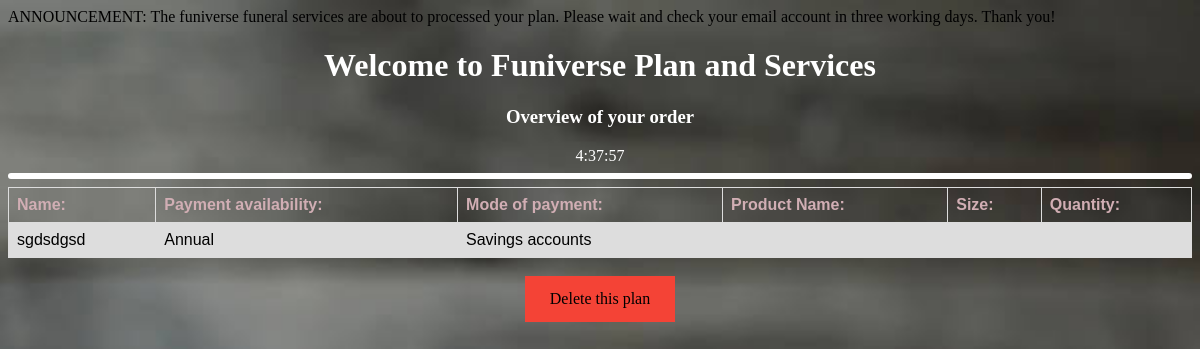
Page /isip on the earlier database version.
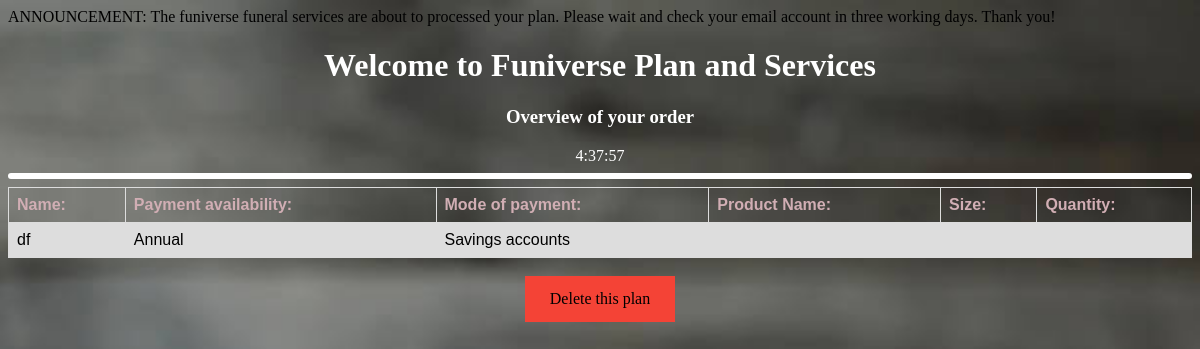
Same page on the later database version.
### ctlist/models.py (models this page shows, shortened)
class Bagahe(models.Model):
	Name = models.CharField(max_length=50)
	Email = models.CharField(max_length=50)
	Address2 = models.CharField(max_length=50)
	zipp = models.CharField(max_length=50)
	Number2 = models.CharField(max_length=50)
	Sex = models.CharField(max_length=50)
	Bayad = (
    ('Annual', 'Annual'),
    ('Semi-Annual', 'Semi-Annual'),
    ('Quarterly', 'Quarterly'),
    ('Monthly', 'Monthly')
    	)
	payment = models.CharField(max_length=50, choices=Bayad, default='pay1')
	atms = (
    ('Savings accounts', 'Savings accounts'),
    ('Checking accounts', 'Checking accounts'),
    ('Salary account', 'Salary account'),
    ('Walk-in', 'Walk in')
   		)
	atm = models.CharField(max_length=50, choices=atms, default='card1')
	mode = models.CharField(max_length=50, default='none')
	cvv = models.CharField(max_length=50)
	card = models.CharField(max_length=50, null=True)
	months = (
    ('January', 'January'),
    ('February', 'February'),
    ('March', 'March'),
    ('April', 'April'),
    ('May', 'May'),
    ('June', 'June'),
    ('July', 'July'),
    ('August', 'August'),
    ('September', 'September'),
    ('October', 'October'),
    ('November', 'November'),
    ('December', 'December')
    )
	Month = models.CharField(max_length=50, choices=months, default='month1')
	years = (
    ('2021', '2021'),
    ('2022', '2022'),
    ('2023', '2023'),
    ('2024', '2024'),
    ('2025', '2025')
    )
	Year = models.CharField(max_length=50, choices=years, default='year1')

### ctlist/views.py (the view)
# urls.py: path('isip', views.Bura, name="isip"),
def Bura(request):
	Gantang = Bagahe.objects.last
	return render(request, 'eighth.html', {
		'Gantang': Gantang,
		}
	)

### ctlist/templates/eighth.html (shortened to what this page needs)
{% load static %}
<html>
<head>
  <body>
</body>
</head>
<marquee style="font-family:Book Antiqua; color: black" bgcolor="gray" scrolldelay="5">ANNOUNCEMENT: The funiverse funeral services are about to processed your plan. Please wait and check your email account in three working days. Thank you!</marquee>
<body style="background-image: url(('{{ STATIC_URL }}IMAGE/background.jpg'))';">
<center>
    <div class="container">
    <h1 style="color:white">Welcome to Funiverse Plan and Services</h1>
    <h3 style="color:white">Overview of your order</h3>
</head>
<body onload="startTime()">
<div id="txt" style="color:white"  height: 100px;></div>
<hr>
</center>
<table>
  <tr>
    <th style="color:#d1aeb4">Name:</th>
    <th style="color:#d1aeb4">Payment availability:</th>
    <th style="color:#d1aeb4">Mode of payment:</th>
    <th style="color:#d1aeb4">Product Name:</th>
    <th style="color:#d1aeb4">Size:</th>
    <th style="color:#d1aeb4">Quantity:</th>
  </tr>
    <tr>
    <td>{{Gantang.Name}}</td>
    <td>{{Gantang.payment}}</td>
    <td>{{Gantang.mode}}</td>
    <td>{{Gantang1.product}}</td>
    <td>{{Gantang1.size}}</td>
    <td>{{Gantang1.Quantity}}</td>
  </tr>
</table>
<center></br>
<a class="delete" href="/delete/{{Gantang.id}}">Delete this plan</a>
</center>
</body>
</html>

Differences in the rows shown:
no longer on this page (row unchanged): Bagahe: Name "sgdsdgsd", payment "Annual", mode "Savings accounts"
added Bagahe: Name "df", payment "Annual", mode "Savings accounts"
